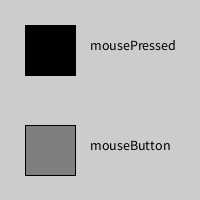
Frame 1 (no input)
Frame 60 (the mouse pressed at the canvas centre just before this capture): identical to frame 1, image omitted
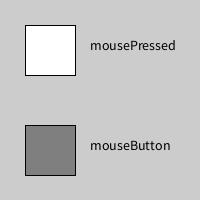
Frame 120 (the mouse held since frame 60 and released just before this capture)

The Processing sketch that drew these frames (run headless with seeded random() and noise(); from frame 60 on, the mouse is pressed at the canvas centre):

// Processing sketch: Intaractivity_07_Mouse_Buttons
// ── Intaractivity_07_Mouse_Buttons.pde
void setup(){
  size(200, 200);
  textSize(14);

}

void draw(){
  background(204);


  // mousePressed
  if (mousePressed == true){
    fill(255); // white
  }
  else{
    fill(0); // black
  }

  rect(25,25, 50,50);


  // -----


  //mouseButton
  if (mouseButton == LEFT){
    fill(255); // white
  }
  else if (mouseButton == RIGHT){
    fill(0); // black
  }
  else{
    fill(127); // gray
  }

  rect(25,125, 50,50);

  fill(0);
  text("mousePressed", 90,50);
  text("mouseButton", 90,150);

}
